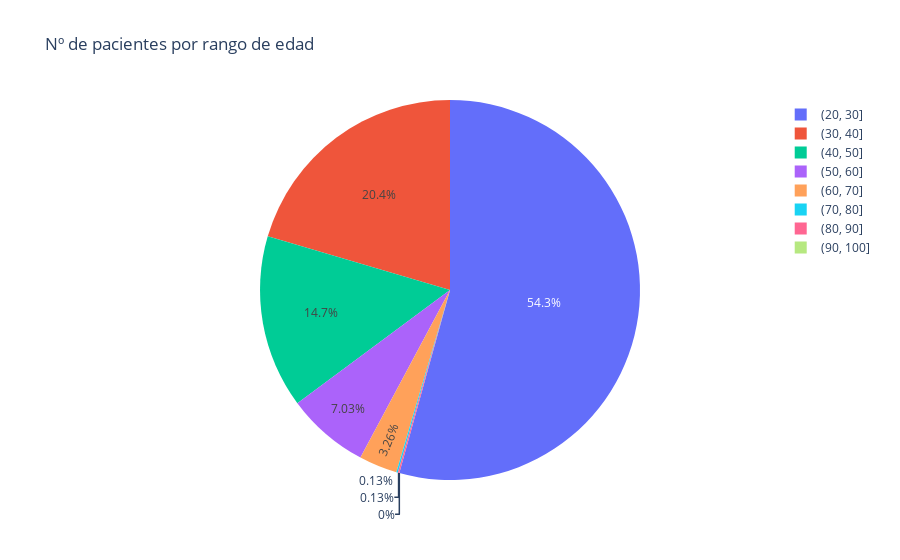

Notebook code for this chart:
### Code cell
groups = ['(20, 30]', '(30, 40]', '(40, 50]', '(50, 60]', '(60, 70]', '(70, 80]', '(80, 90]', '(90, 100]']
fig = px.pie(values=df_conteo['Nº de pacientes'], names=groups, title='Nº de pacientes por rango de edad')
fig.show()

### Figure 1 — Plotly figure (JSON) as saved in the notebook; plotly's stock layout.template omitted (floating-point values rounded to 4 significant figures)
{"data": [{"domain": {"x": [0, 1], "y": [0, 1]}, "hovertemplate": "label=%{label}<br>value=%{value}<extra></extra>", "labels": ["(20, 30]", "(30, 40]", "(40, 50]", "(50, 60]", "(60, 70]", "(70, 80]", "(80, 90]", "(90, 100]"], "legendgroup": "", "name": "", "showlegend": true, "type": "pie", "values": [417, 157, 113, 54, 25, 1, 1, 0]}], "layout": {"autosize": true, "legend": {"tracegroupgap": 0}, "title": {"text": "Nº de pacientes por rango de edad"}}}
